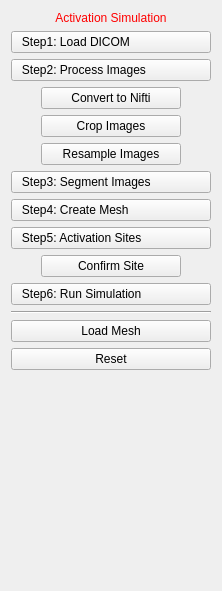
<?xml version="1.0" encoding="UTF-8"?>
<ui version="4.0">
 <class>EASIViewControls</class>
 <widget class="QWidget" name="EASIViewControls">
  <property name="geometry">
   <rect>
    <x>0</x>
    <y>0</y>
    <width>222</width>
    <height>591</height>
   </rect>
  </property>
  <property name="windowTitle">
   <string>QmitkTemplate</string>
  </property>
  <layout class="QVBoxLayout" name="verticalLayout">
   <item>
    <widget class="QLabel" name="titleLabel">
     <property name="styleSheet">
      <string notr="true">QLabel { color: rgb(255, 0, 0) }</string>
     </property>
     <property name="text">
      <string>Activation Simulation</string>
     </property>
     <property name="alignment">
      <set>Qt::AlignCenter</set>
     </property>
    </widget>
   </item>
   <item>
    <widget class="QPushButton" name="button_1">
     <property name="toolTip">
      <string>Do image processing</string>
     </property>
     <property name="styleSheet">
      <string notr="true">text-align: left;</string>
     </property>
     <property name="text">
      <string>   Step1: Load DICOM</string>
     </property>
    </widget>
   </item>
   <item>
    <widget class="QPushButton" name="button_2">
     <property name="toolTip">
      <string>Do image processing</string>
     </property>
     <property name="styleSheet">
      <string notr="true">text-align: left;</string>
     </property>
     <property name="text">
      <string>   Step2: Process Images</string>
     </property>
    </widget>
   </item>
   <item alignment="Qt::AlignHCenter">
    <widget class="QPushButton" name="button_2_1">
     <property name="minimumSize">
      <size>
       <width>140</width>
       <height>0</height>
      </size>
     </property>
     <property name="maximumSize">
      <size>
       <width>140</width>
       <height>16777215</height>
      </size>
     </property>
     <property name="text">
      <string>Convert to Nifti</string>
     </property>
    </widget>
   </item>
   <item alignment="Qt::AlignHCenter">
    <widget class="QPushButton" name="button_2_2">
     <property name="minimumSize">
      <size>
       <width>140</width>
       <height>0</height>
      </size>
     </property>
     <property name="maximumSize">
      <size>
       <width>140</width>
       <height>16777215</height>
      </size>
     </property>
     <property name="text">
      <string>Crop Images</string>
     </property>
    </widget>
   </item>
   <item alignment="Qt::AlignHCenter">
    <widget class="QPushButton" name="button_2_3">
     <property name="minimumSize">
      <size>
       <width>140</width>
       <height>0</height>
      </size>
     </property>
     <property name="maximumSize">
      <size>
       <width>140</width>
       <height>16777215</height>
      </size>
     </property>
     <property name="text">
      <string>Resample Images</string>
     </property>
    </widget>
   </item>
   <item>
    <widget class="QPushButton" name="button_3">
     <property name="toolTip">
      <string>Do image processing</string>
     </property>
     <property name="styleSheet">
      <string notr="true">text-align: left;</string>
     </property>
     <property name="text">
      <string>   Step3: Segment Images</string>
     </property>
    </widget>
   </item>
   <item>
    <widget class="QPushButton" name="button_4">
     <property name="toolTip">
      <string>Do image processing</string>
     </property>
     <property name="styleSheet">
      <string notr="true">text-align: left;</string>
     </property>
     <property name="text">
      <string>   Step4: Create Mesh</string>
     </property>
    </widget>
   </item>
   <item>
    <widget class="QPushButton" name="button_5">
     <property name="toolTip">
      <string>Do image processing</string>
     </property>
     <property name="styleSheet">
      <string notr="true">text-align: left;</string>
     </property>
     <property name="text">
      <string>   Step5: Activation Sites</string>
     </property>
    </widget>
   </item>
   <item alignment="Qt::AlignHCenter">
    <widget class="QPushButton" name="button_5_1">
     <property name="minimumSize">
      <size>
       <width>140</width>
       <height>0</height>
      </size>
     </property>
     <property name="maximumSize">
      <size>
       <width>140</width>
       <height>16777215</height>
      </size>
     </property>
     <property name="text">
      <string>Confirm Site</string>
     </property>
    </widget>
   </item>
   <item>
    <widget class="QPushButton" name="button_6">
     <property name="toolTip">
      <string>Do image processing</string>
     </property>
     <property name="styleSheet">
      <string notr="true">text-align: left;</string>
     </property>
     <property name="text">
      <string>   Step6: Run Simulation</string>
     </property>
    </widget>
   </item>
   <item>
    <widget class="Line" name="line">
     <property name="orientation">
      <enum>Qt::Horizontal</enum>
     </property>
    </widget>
   </item>
   <item>
    <widget class="QPushButton" name="button_l">
     <property name="text">
      <string>Load Mesh</string>
     </property>
    </widget>
   </item>
   <item>
    <widget class="QPushButton" name="button_r">
     <property name="text">
      <string>Reset</string>
     </property>
    </widget>
   </item>
   <item>
    <spacer name="spacer">
     <property name="orientation">
      <enum>Qt::Vertical</enum>
     </property>
     <property name="sizeType">
      <enum>QSizePolicy::Expanding</enum>
     </property>
     <property name="sizeHint" stdset="0">
      <size>
       <width>20</width>
       <height>220</height>
      </size>
     </property>
    </spacer>
   </item>
  </layout>
 </widget>
 <layoutdefault spacing="6" margin="11"/>
 <resources/>
 <connections/>
</ui>
